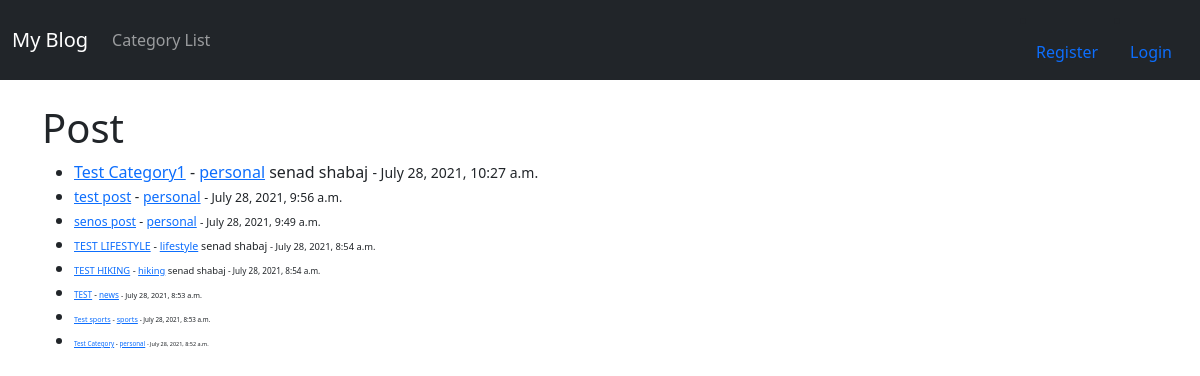
The page / on the database its author committed.
### libpro/models.py (models this page shows, shortened)
class Post(models.Model):
    title = models.CharField(max_length=255)
    title_tag = models.CharField(max_length=255)
    author = models.ForeignKey(User, on_delete=models.CASCADE)
    body = models.TextField()
    post_date = models.DateTimeField(auto_now_add=True)
    category = models.CharField(max_length=255, default = 'Personal')
    likes = models.ManyToManyField(User, related_name='blog_post')

### libpro/views.py (the view)
# urls.py: path('', HomeView.as_view(), name = 'home'),
class HomeView(ListView):
    model = Post
    template_name = 'home.html'
    ordering = ['-post_date']
    def get_context_data(self,*args,**kwargs):
        cat_menu = Category.objects.all()
        context = super(HomeView,self).get_context_data(*args,**kwargs)
        context['cat_menu'] = cat_menu
        return context

### libpro/templates/home.html (shortened to what this page needs)
{% extends 'base.html'%}
{% block content %}
<h1>Post</h1>
<ul>
{% for post in object_list %}
    <li><a href= "{% url 'post-details' post.pk  %}">{{ post.title }}</a> -
    <a href= "{% url 'category' post.category|slugify %}">{{ post.category }}</a>
    {{ post.author.first_name }} {{ post.author.last_name }}
    <small>
        - {{ post.post_date }}
{% endfor %}
</ul>
{% endblock %}

### rows shown on the page
Post: title "Test Category1", category "personal", author.first_name "senad", author.last_name "shabaj", post_date "July 28, 2021, 10:27 a.m."
Post: title "test post", category "personal", post_date "July 28, 2021, 9:56 a.m."
Post: title "senos post", category "personal", post_date "July 28, 2021, 9:49 a.m."
Post: title "TEST LIFESTYLE", category "lifestyle", author.first_name "senad", author.last_name "shabaj", post_date "July 28, 2021, 8:54 a.m."
Post: title "TEST HIKING", category "hiking", author.first_name "senad", author.last_name "shabaj", post_date "July 28, 2021, 8:54 a.m."
Post: title "TEST", category "news", post_date "July 28, 2021, 8:53 a.m."
Post: title "Test sports", category "sports", post_date "July 28, 2021, 8:53 a.m."
Post: title "Test Category", category "personal", post_date "July 28, 2021, 8:52 a.m."
